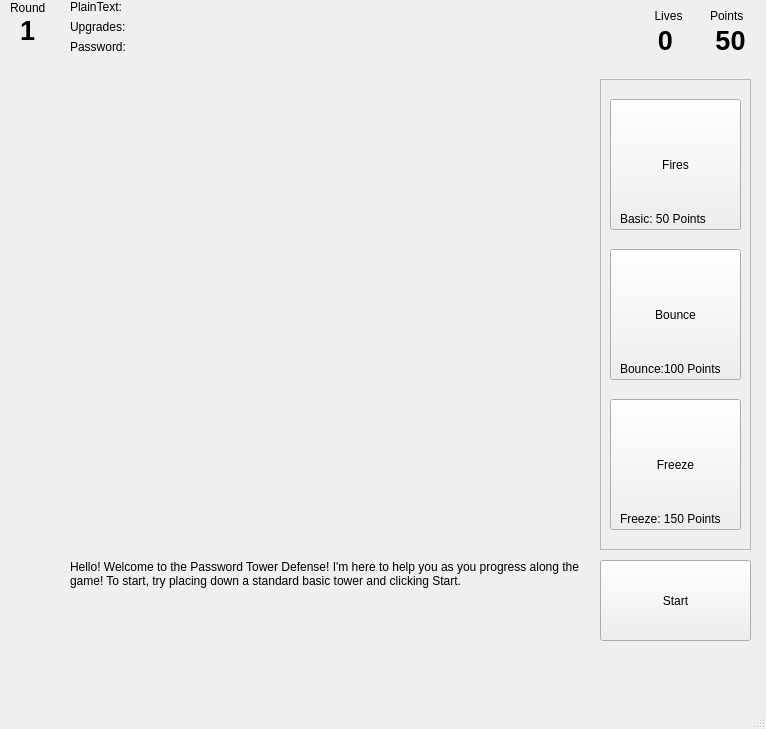
<?xml version="1.0" encoding="UTF-8"?>
<ui version="4.0">
 <class>MainWindow</class>
 <widget class="QMainWindow" name="MainWindow">
  <property name="geometry">
   <rect>
    <x>0</x>
    <y>0</y>
    <width>766</width>
    <height>729</height>
   </rect>
  </property>
  <property name="windowTitle">
   <string>MainWindow</string>
  </property>
  <widget class="QWidget" name="centralwidget">
   <widget class="GameScreenWidget" name="widget" native="true">
    <property name="geometry">
     <rect>
      <x>40</x>
      <y>70</y>
      <width>721</width>
      <height>601</height>
     </rect>
    </property>
    <widget class="QPushButton" name="startGame">
     <property name="geometry">
      <rect>
       <x>560</x>
       <y>490</y>
       <width>151</width>
       <height>81</height>
      </rect>
     </property>
     <property name="text">
      <string>Start</string>
     </property>
    </widget>
    <widget class="QFrame" name="frame">
     <property name="geometry">
      <rect>
       <x>560</x>
       <y>9</y>
       <width>151</width>
       <height>471</height>
      </rect>
     </property>
     <property name="frameShape">
      <enum>QFrame::StyledPanel</enum>
     </property>
     <property name="frameShadow">
      <enum>QFrame::Sunken</enum>
     </property>
     <property name="lineWidth">
      <number>9</number>
     </property>
     <widget class="QToolButton" name="baseTower">
      <property name="geometry">
       <rect>
        <x>10</x>
        <y>20</y>
        <width>131</width>
        <height>131</height>
       </rect>
      </property>
      <property name="text">
       <string>Fires</string>
      </property>
      <property name="iconSize">
       <size>
        <width>64</width>
        <height>64</height>
       </size>
      </property>
     </widget>
     <widget class="QToolButton" name="freezeTower">
      <property name="geometry">
       <rect>
        <x>10</x>
        <y>320</y>
        <width>131</width>
        <height>131</height>
       </rect>
      </property>
      <property name="text">
       <string>Freeze</string>
      </property>
      <property name="iconSize">
       <size>
        <width>64</width>
        <height>64</height>
       </size>
      </property>
     </widget>
     <widget class="QToolButton" name="bounceTower">
      <property name="geometry">
       <rect>
        <x>10</x>
        <y>170</y>
        <width>131</width>
        <height>131</height>
       </rect>
      </property>
      <property name="text">
       <string>Bounce</string>
      </property>
      <property name="iconSize">
       <size>
        <width>64</width>
        <height>64</height>
       </size>
      </property>
     </widget>
     <widget class="QLabel" name="baseTowerCost">
      <property name="geometry">
       <rect>
        <x>20</x>
        <y>130</y>
        <width>101</width>
        <height>20</height>
       </rect>
      </property>
      <property name="text">
       <string>Basic: 50 Points</string>
      </property>
     </widget>
     <widget class="QLabel" name="bounceCost">
      <property name="geometry">
       <rect>
        <x>20</x>
        <y>280</y>
        <width>121</width>
        <height>20</height>
       </rect>
      </property>
      <property name="text">
       <string>Bounce:100 Points</string>
      </property>
     </widget>
     <widget class="QLabel" name="freezeCost">
      <property name="geometry">
       <rect>
        <x>20</x>
        <y>430</y>
        <width>121</width>
        <height>20</height>
       </rect>
      </property>
      <property name="maximumSize">
       <size>
        <width>1677215</width>
        <height>16777215</height>
       </size>
      </property>
      <property name="text">
       <string>Freeze: 150 Points</string>
      </property>
     </widget>
    </widget>
    <widget class="QLabel" name="roundDesc">
     <property name="geometry">
      <rect>
       <x>30</x>
       <y>490</y>
       <width>521</width>
       <height>111</height>
      </rect>
     </property>
     <property name="text">
      <string>Hello! Welcome to the Password Tower Defense! I'm here to help you as you progress along the game! To start, try placing down a standard basic tower and clicking Start.</string>
     </property>
     <property name="alignment">
      <set>Qt::AlignLeading|Qt::AlignLeft|Qt::AlignTop</set>
     </property>
     <property name="wordWrap">
      <bool>true</bool>
     </property>
     <property name="margin">
      <number>3</number>
     </property>
    </widget>
   </widget>
   <widget class="QLabel" name="roundLabel">
    <property name="geometry">
     <rect>
      <x>10</x>
      <y>0</y>
      <width>49</width>
      <height>16</height>
     </rect>
    </property>
    <property name="text">
     <string>Round</string>
    </property>
   </widget>
   <widget class="QLabel" name="roundNumberLabel">
    <property name="geometry">
     <rect>
      <x>20</x>
      <y>0</y>
      <width>61</width>
      <height>61</height>
     </rect>
    </property>
    <property name="font">
     <font>
      <pointsize>20</pointsize>
      <bold>true</bold>
     </font>
    </property>
    <property name="text">
     <string>1</string>
    </property>
   </widget>
   <widget class="QWidget" name="layoutWidget">
    <property name="geometry">
     <rect>
      <x>70</x>
      <y>0</y>
      <width>581</width>
      <height>76</height>
     </rect>
    </property>
    <layout class="QFormLayout" name="formLayout">
     <item row="0" column="0">
      <widget class="QLabel" name="plainTextMasterLabel">
       <property name="text">
        <string>PlainText:</string>
       </property>
      </widget>
     </item>
     <item row="0" column="1">
      <widget class="QLabel" name="plainTextMasterLabelValue">
       <property name="text">
        <string/>
       </property>
      </widget>
     </item>
     <item row="1" column="0">
      <widget class="QLabel" name="masterUpgradeLabel">
       <property name="text">
        <string>Upgrades:</string>
       </property>
      </widget>
     </item>
     <item row="2" column="0">
      <widget class="QLabel" name="masterPasswordLabel">
       <property name="text">
        <string>Password:</string>
       </property>
       <property name="alignment">
        <set>Qt::AlignLeading|Qt::AlignLeft|Qt::AlignVCenter</set>
       </property>
      </widget>
     </item>
     <item row="2" column="1">
      <widget class="QLabel" name="masterPasswordLabelValue">
       <property name="text">
        <string/>
       </property>
      </widget>
     </item>
     <item row="1" column="1">
      <widget class="QLabel" name="masterUpgradeLabelValue">
       <property name="text">
        <string/>
       </property>
      </widget>
     </item>
    </layout>
   </widget>
   <widget class="QLabel" name="pointsLabel">
    <property name="geometry">
     <rect>
      <x>710</x>
      <y>10</y>
      <width>37</width>
      <height>12</height>
     </rect>
    </property>
    <property name="text">
     <string>Points</string>
    </property>
   </widget>
   <widget class="QLabel" name="pointsNumberText">
    <property name="geometry">
     <rect>
      <x>700</x>
      <y>20</y>
      <width>61</width>
      <height>41</height>
     </rect>
    </property>
    <property name="font">
     <font>
      <pointsize>20</pointsize>
      <bold>true</bold>
     </font>
    </property>
    <property name="text">
     <string>50</string>
    </property>
    <property name="alignment">
     <set>Qt::AlignCenter</set>
    </property>
   </widget>
   <widget class="QLabel" name="livesLabel">
    <property name="geometry">
     <rect>
      <x>650</x>
      <y>10</y>
      <width>37</width>
      <height>12</height>
     </rect>
    </property>
    <property name="text">
     <string>Lives</string>
    </property>
    <property name="alignment">
     <set>Qt::AlignCenter</set>
    </property>
   </widget>
   <widget class="QLabel" name="healthNumberText">
    <property name="geometry">
     <rect>
      <x>640</x>
      <y>20</y>
      <width>51</width>
      <height>41</height>
     </rect>
    </property>
    <property name="font">
     <font>
      <pointsize>20</pointsize>
      <bold>true</bold>
     </font>
    </property>
    <property name="text">
     <string>0</string>
    </property>
    <property name="alignment">
     <set>Qt::AlignCenter</set>
    </property>
   </widget>
  </widget>
  <widget class="QMenuBar" name="menubar">
   <property name="geometry">
    <rect>
     <x>0</x>
     <y>0</y>
     <width>766</width>
     <height>24</height>
    </rect>
   </property>
  </widget>
  <widget class="QStatusBar" name="statusbar"/>
 </widget>
 <customwidgets>
  <customwidget>
   <class>GameScreenWidget</class>
   <extends>QWidget</extends>
   <header location="global">gamescreenwidget.h</header>
   <container>1</container>
  </customwidget>
 </customwidgets>
 <resources/>
 <connections/>
</ui>
